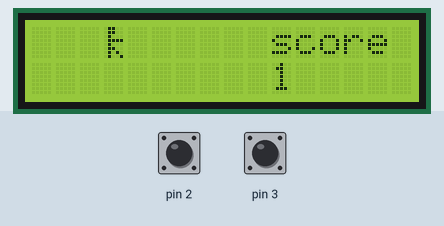
Recording of a sketch running on a simulated Arduino Uno, built with avr-gcc and run on an emulated ATmega328P. Shown: 16×2 character LCD. Inputs (shaded band) come from the test bench; at power-on: pin 3 HIGH, pin 2 HIGH. What the sketch prints to the serial monitor is not drawn.

Above: at 1.2 s.
1.3 s: pin 3 pulled LOW for 0.15 s
At 3.0 s:
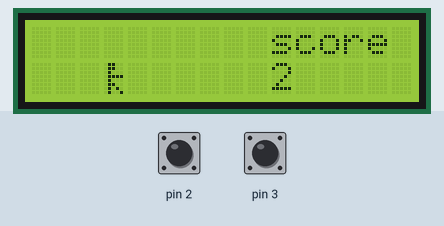
4.4 s: pin 2 pulled LOW for 0.15 s
At 6.1 s:
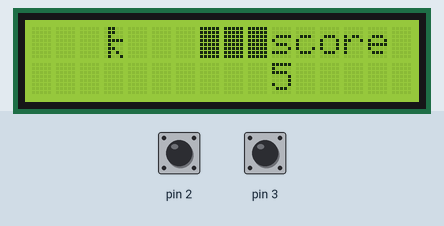
7.5 s: pin 3 pulled LOW for 1 s
At 9.3 s:
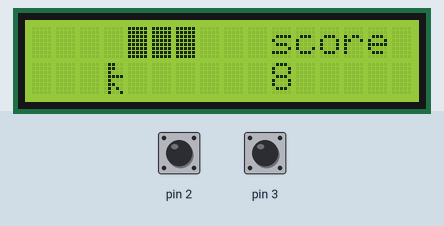
11.5 s: pin 2 pulled LOW for 1 s
At 13.4 s:
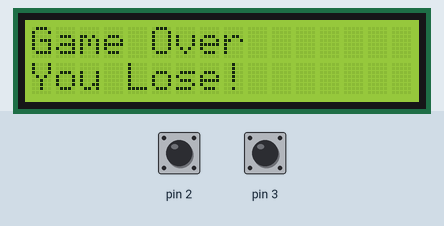
14.1 s: pin 2 pulled LOW for 0.15 s
At 15.5 s:
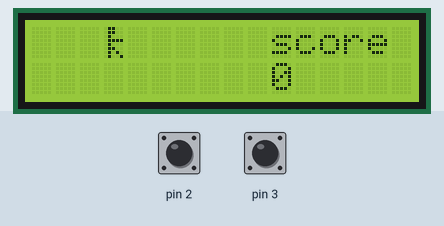
17.2 s: pin 3 pulled LOW for 0.15 s
At 18.6 s:
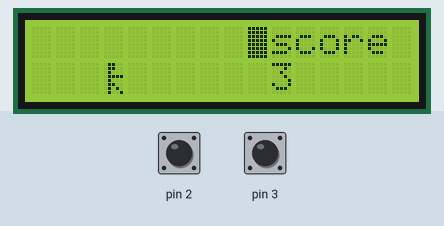
Timing chart, 0 to 20.2 s (numbered marks = the images above; inputs shaded):
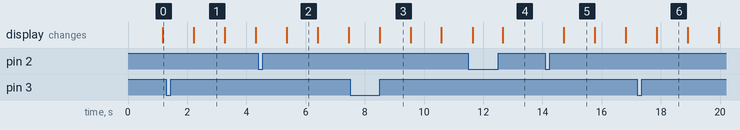

The sketch:

lcd_game.ino
```cpp
#include <LiquidCrystal_I2C.h>
#include <Wire.h>
const int WINCOUNT=30;
const uint8_t BLANK=0;
const uint8_t BLOCK=1;
const uint8_t PLAYER=2;

LiquidCrystal_I2C lcd(0x27, 16, 2);

uint8_t blk[][2]={
0,0, 0,0, 0,0, 0,0, 0,0, 0,0, 0,0, 0,0, 0,0, 0,0, 0,0, 0,0, 1,0, 1,0, 1,0,
0,0, 0,0, 0,0, 0,1, 0,1, 0,1, 0,1, 0,0, 0,0, 1,0, 1,0, 0,0, 0,0, 0,0, 0,1,
0,1, 0,0, 0,0, 0,0, 0,0, 1,0, 1,0, 1,0, 1,0, 1,0, 1,0,};
byte blank[]={B00000, B00000, B00000, B00000, B00000, B00000, B00000, B00000,};
byte block[]={B11111, B11111, B11111, B11111, B11111, B11111, B11111, B11111,};
byte player[]={B01100, B01100, B01000, B01111, B01000, B01100, B01010, B01001,};

void initGame();
void setup(){
  Serial.begin(9600);
  pinMode(2, INPUT_PULLUP);
  pinMode(3, INPUT_PULLUP);
  attachInterrupt(0, toLeft, FALLING); // D2
  attachInterrupt(1, toRight, FALLING); // D3
  lcd.init();
  lcd.createChar(BLANK, blank);
  lcd.createChar(BLOCK, block);
  lcd.createChar(PLAYER, player);
  lcd.backlight();
}

int count = 0;
int position = 0;
bool hit=false;
bool gamestart=true;
void loop(){
  if(gamestart){
    for (int i = 0; i < 10; i++){
      lcd.setCursor(i, 0);
      lcd.write(blk[count+i][0]);
      lcd.setCursor(i, 1);
      lcd.write(blk[count+i][1]);
      if(i==3)
      hit=blk[count+i][position];
    }
    lcd.setCursor(10, 0);
    lcd.print("score");
    lcd.setCursor(10, 1);
    lcd.print(count);
    if(hit){
      lcd.clear();
      gamestart=false;
    }
    lcd.setCursor(3, position);
    lcd.write(PLAYER);
    count++;
    if(count==WINCOUNT){
      lcd.clear();
      gamestart=false;
    }
  }else{
    lcd.setCursor(0, 0);
    lcd.print("Game Over");
    lcd.setCursor(0, 1);
    if(count==WINCOUNT){
      lcd.print("You Win!");
    }else{
      lcd.print("You Lose!");
    }
  }
Serial.println(count);
delay(1000);
}
void toLeft(){
  position = 0;
  if(gamestart==false){
    gamestart=true;
    count=0;
  }
}
void toRight(){
  position = 1;
  if(gamestart==false)
  {
    gamestart=true;
    count=0;
  }
}
```

Measured:
- after the input at 1.3 s, the display: changes after 0.92 s (image 1)
- after the input at 4.4 s, the display: changes after 0.96 s (image 2)
- after the input at 7.5 s, the display: changes after 1.0 s (image 3)
- after the input at 11.5 s, the display: first changes after 0.14 s (image 4 shows a later state)
- after the input at 14.1 s, the display: changes after 0.62 s (image 5)
- after the input at 17.2 s, the display: changes after 0.66 s (image 6)
- what the display in image 1 shows lasts 1.1 s, from 2.2 s to 3.3 s
